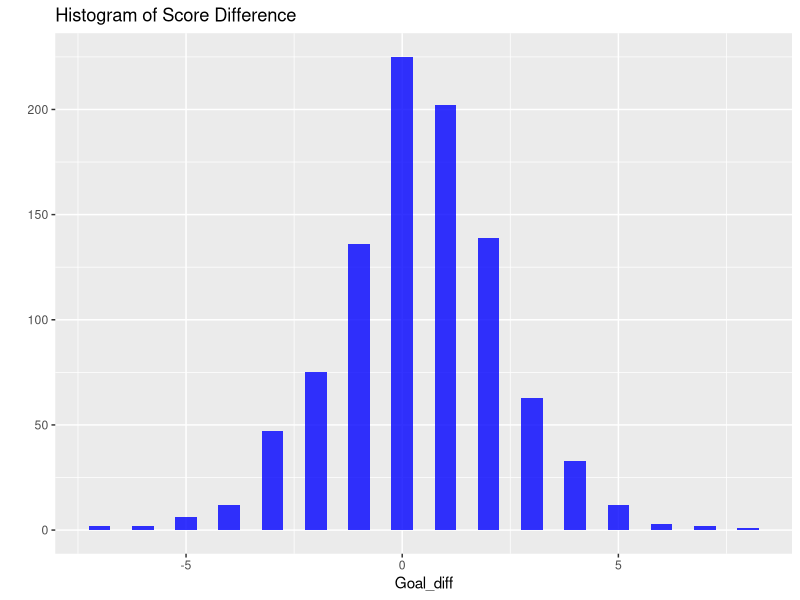
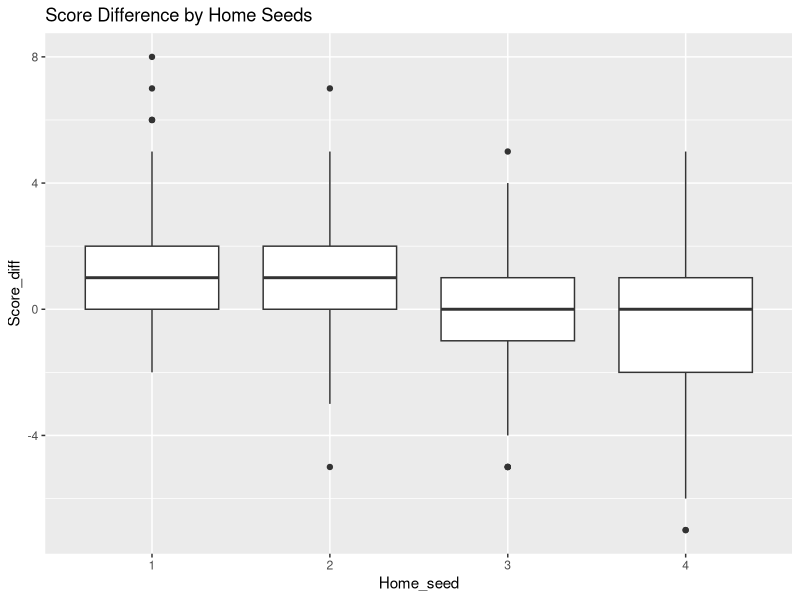
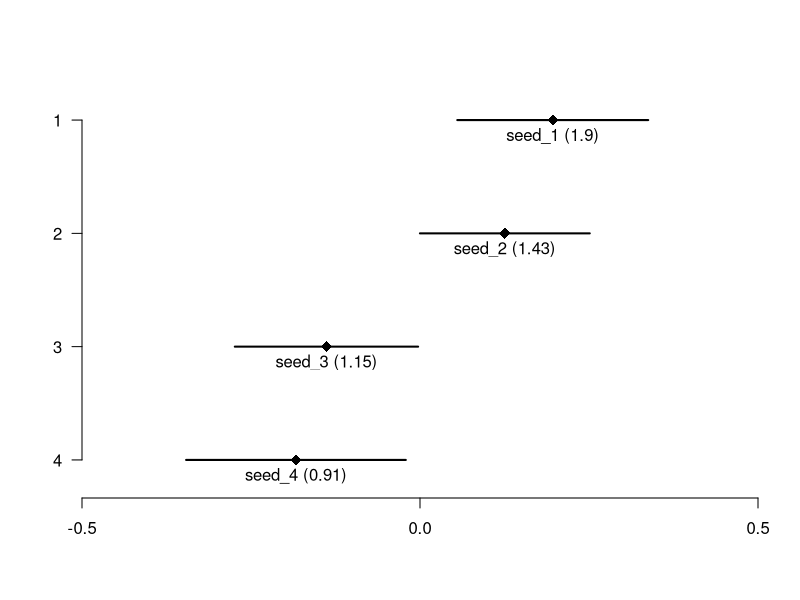
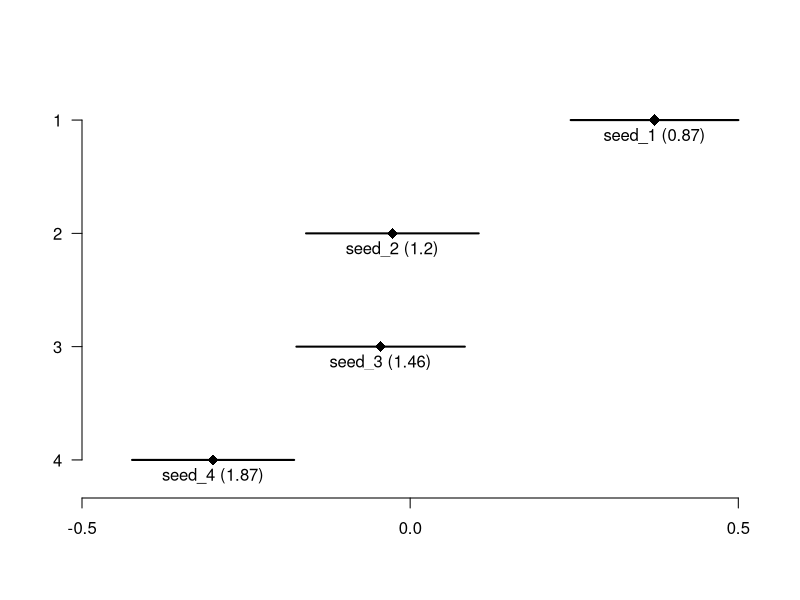
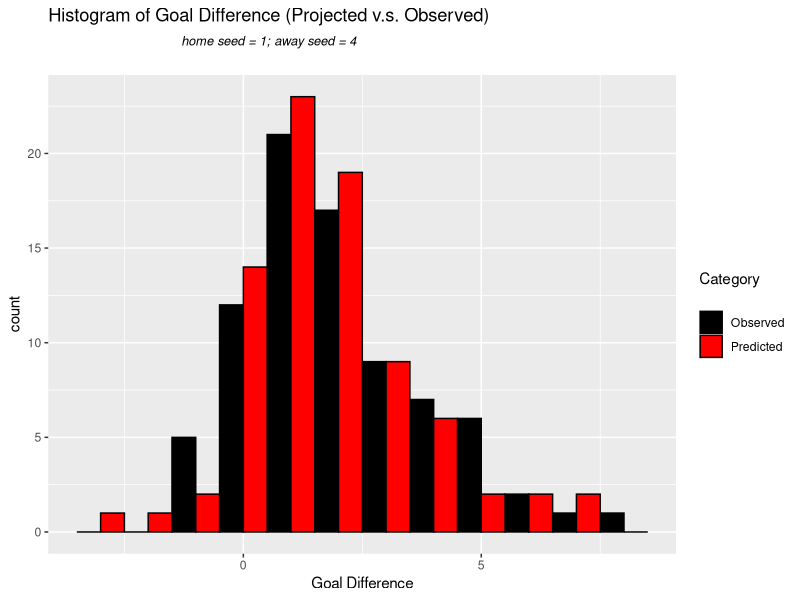
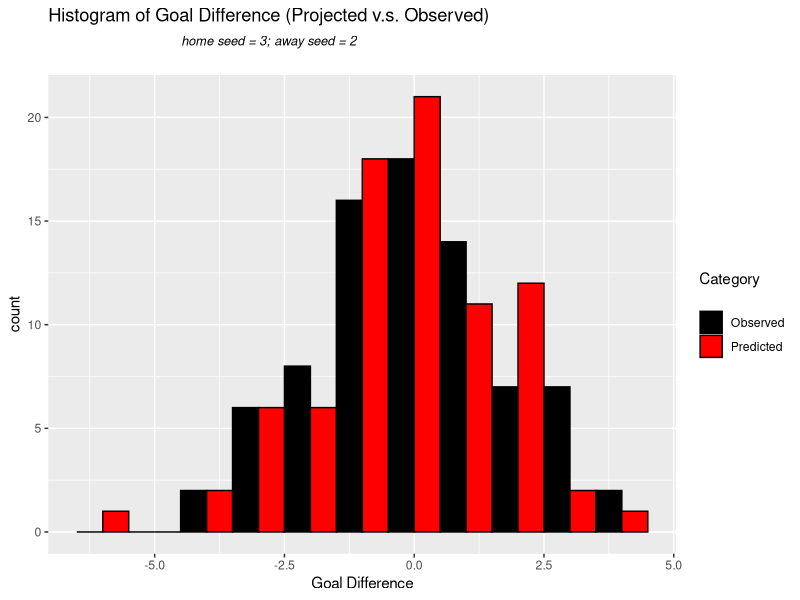

The R script that drew these images, in order:
############## Data Explorations ##################
library(ggplot2)
### Import data
ECL <- read.csv("raw_ECL.csv", stringsAsFactors=FALSE)
ECL$Score_diff <- ECL$Home_score - ECL$Away_score #Add new column

### Some explorations
# Distribution of score difference
qplot(as.numeric(ECL$Score_diff), geom="histogram", binwidth = 0.5,  
      main = "Histogram of Score Difference", xlab = "Goal_diff",  
      fill=I("blue"),  alpha=I(.8))
mean(ECL$Score_diff)
# Mean = 0.385 >0, AKA "home advantage"

# Distribution of score difference by pairs
tapply(ECL$Score_diff, list(ECL$Home_seed, ECL$Away_seed), mean)

# Distribution of score difference by home seeds
ggplot(ECL, aes(factor(Home_seed), Score_diff)) + geom_boxplot() +
  labs(x="Home_seed", title="Score Difference by Home Seeds")

### Short version of data for optimization
dat <- matrix(unlist(ECL[ ,c(4,6,9)]), ncol=3, byrow=F)

############## Model Building & Inference #################
### Construct likelihood
lik.Skellam <- function(row,params=c(miu,H,A2,A3,A4,D2,D3,D4)){
  miu <- params[1]
  H <- params[2]
  A2 <- params[3]
  A3 <- params[4]
  A4 <- params[5]
  D2 <- params[6]
  D3 <- params[7]
  D4 <- params[8]
  
  A1 <- -(A2+A3+A4)
  D1 <- -(D2+D3+D4)
  z <- row[3]
  
  if (row[1] == 1 & row[2] == 2){
    lambda1 <- exp(miu+H+A1+D2)
    lambda2 <- exp(miu+A2+D1)
  }
  else if (row[1] == 1 & row[2] == 3){
    lambda1 <- exp(miu+H+A1+D3)
    lambda2 <- exp(miu+A3+D1)
  }
  else if (row[1] == 1 & row[2] == 4){
    lambda1 <- exp(miu+H+A1+D4)
    lambda2 <- exp(miu+A4+D1)
  }
  else if (row[1] == 2 & row[2] == 1){
    lambda1 <- exp(miu+H+A2+D1)
    lambda2 <- exp(miu+A1+D2)
  }
  else if (row[1] == 2 & row[2] == 3){
    lambda1 <- exp(miu+H+A2+D3)
    lambda2 <- exp(miu+A3+D2)
  }
  else if (row[1] == 2 & row[2] == 4){
    lambda1 <- exp(miu+H+A2+D4)
    lambda2 <- exp(miu+A4+D2)
  }
  else if (row[1] == 3 & row[2] == 1){
    lambda1 <- exp(miu+H+A3+D1)
    lambda2 <- exp(miu+A1+D3)
  }
  else if (row[1] == 3 & row[2] == 2){
    lambda1 <- exp(miu+H+A3+D2)
    lambda2 <- exp(miu+A2+D3)
  }
  else if (row[1] == 3 & row[2] == 4){
    lambda1 <- exp(miu+H+A3+D4)
    lambda2 <- exp(miu+A4+D3)
  }
  else if (row[1] == 4 & row[2] == 1){
    lambda1 <- exp(miu+H+A4+D1)
    lambda2 <- exp(miu+A1+D4)
  }
  else if (row[1] == 4 & row[2] == 2){
    lambda1 <- exp(miu+H+A4+D2)
    lambda2 <- exp(miu+A2+D4)
  }
  else if (row[1] == 4 & row[2] == 3){
    lambda1 <- exp(miu+H+A4+D3)
    lambda2 <- exp(miu+A3+D4)
  }
  
  bessel <- besselI(2*sqrt(lambda1*lambda2), abs(z))
  return(log(exp(-(lambda1+lambda2)) * (lambda1/lambda2)^(z/2) * bessel))
}

NLL <- function(data,params=c(miu,H,A2,A3,A4,D2,D3,D4)){
  return(-sum(apply(data, 1, lik.Skellam, params=params)))
}

### Optimization with regard to NLL
result <- optim(par=rnorm(8,0,1), fn=NLL, data=dat, method = "BFGS",
               hessian = TRUE , control = list(trace=0))

### Find se and confidence interval for parameters
fisher_info <- solve(result$hessian)
sigma_hat <- sqrt(diag(fisher_info))
upper_par <- result$par + 1.96 * sigma_hat
lower_par <- result$par - 1.96 * sigma_hat

### Visualize attack factors
A2 <- list(value=result$par[3], lower=lower_par[3], upper=upper_par[3])
A3 <- list(value=result$par[4], lower=lower_par[4], upper=upper_par[4])
A4 <- list(value=result$par[5], lower=lower_par[5], upper=upper_par[5])

a1_val <- -(A2$value+A3$value+A4$value)
a1_interval <- c(a1_val-1.96*mean(sigma_hat[3:5]), a1_val+1.96*mean(sigma_hat[3:5]))
A1 <- list(value=a1_val, lower=a1_interval[1], upper=a1_interval[2])

plot.new()
plot.window(xlim = c(-0.5, 0.5), ylim = c(4.2, 0.8), xaxs='i')
# Add x-axis
axis(side = 1, at = c(-0.5, 0, 0.5))
# Add y-axis
axis(side = 2, at = 4:1, las = 2)
# Add confidence intervals
lines(x=c(A1$lower,A1$upper), y=c(1,1), lwd=2)
points(A1$value, 1, pch=18, cex=1.5)
lines(x=c(A2$lower,A2$upper), y=c(2,2), lwd=2)
points(A2$value, 2, pch=18, cex=1.5)
lines(x=c(A3$lower,A3$upper), y=c(3,3), lwd=2)
points(A3$value, 3, pch=18, cex=1.5)
lines(x=c(A4$lower,A4$upper), y=c(4,4), lwd=2)
points(A4$value, 4, pch=18, cex=1.5)
# Add texts
avg_goals <- (tapply(ECL$Home_score, ECL$Home_seed, mean) + tapply(ECL$Away_score, ECL$Away_seed, mean))/2
text(x=c(A1$value, A2$value, A3$value, A4$value), y=1:4, pos=1,
     labels=paste0("seed_",1:4," (",round(avg_goals,2),")"))

### Visualize defense factors
D2 <- list(value=result$par[6], lower=lower_par[6], upper=upper_par[6])
D3 <- list(value=result$par[7], lower=lower_par[7], upper=upper_par[7])
D4 <- list(value=result$par[8], lower=lower_par[8], upper=upper_par[8])

d1_val <- -(D2$value+D3$value+D4$value)
d1_interval <- c(d1_val-1.96*mean(sigma_hat[6:8]), d1_val+1.96*mean(sigma_hat[6:8]))
D1 <- list(value=d1_val, lower=d1_interval[1], upper=d1_interval[2])

plot.new()
plot.window(xlim = c(-0.5, 0.53), ylim = c(4.2, 0.8), xaxs='i')
# Add x-axis
axis(side = 1, at = c(-0.5, 0, 0.5))
# Add y-axis
axis(side = 2, at = 4:1, las = 2)
# Add confidence intervals
lines(x=-c(D1$lower,D1$upper), y=c(1,1), lwd=2)
points(-D1$value, 1, pch=18, cex=1.5)
lines(x=-c(D2$lower,D2$upper), y=c(2,2), lwd=2)
points(-D2$value, 2, pch=18, cex=1.5)
lines(x=-c(D3$lower,D3$upper), y=c(3,3), lwd=2)
points(-D3$value, 3, pch=18, cex=1.5)
lines(x=-c(D4$lower,D4$upper), y=c(4,4), lwd=2)
points(-D4$value, 4, pch=18, cex=1.5)
# Add texts
avg_concede <- (tapply(ECL$Away_score, ECL$Home_seed, mean) + tapply(ECL$Home_score, ECL$Away_seed, mean))/2
text(x=-c(D1$value, D2$value, D3$value, D4$value), y=1:4, pos=1,
     labels=paste0("seed_",1:4," (",round(avg_concede,2),")"))

################## Model Assessment/Application ###################
### Make prediction function
params <- list(miu=result$par[1], H=result$par[2], A1=A1$value, A2=A2$value, 
            A3=A3$value, A4=A4$value, D1=D1$value, D2=D2$value, D3=D3$value,
            D4=D4$value)

makePred <- function(home_seed, away_seed, params.=params){
  lambda1 <- exp(params$miu + params$H + params[[home_seed+2]] + params[[away_seed+6]])
  lambda2 <- exp(params$miu + params[[away_seed+2]] + params[[home_seed+6]])
  
  return(rpois(1, lambda1) - rpois(1, lambda2))
}

### Assess model by simulating 1-4 pairs, comparing to observed results.
score_diff_1_4 <- ECL[ECL$Home_seed == 1 & ECL$Away_seed == 4, "Score_diff"]
pred_1_4 <- replicate(n=length(score_diff_1_4), makePred(1,4))

# Visualize using side-by-side barplot
dat_1_4 <- rbind(data.frame(group=1, obs=score_diff_1_4),
            data.frame(group=2, obs=pred_1_4))

ggplot(dat_1_4, aes(x=obs, fill=factor(group))) +
  geom_histogram(binwidth=1, colour="black", position="dodge") +
  scale_fill_manual("Category\n",labels = c("Observed", "Predicted"), values=c("black","red")) +
  ggtitle(expression(atop("Histogram of Goal Difference (Projected v.s. Observed)", atop(italic("home seed = 1; away seed = 4"), "")))) +
  labs(x="Goal Difference")

### Simulating 3-2 pairs (closest match-up)
score_diff_3_2 <- ECL[ECL$Home_seed == 3 & ECL$Away_seed == 2, "Score_diff"]
pred_3_2 <- replicate(n=length(score_diff_3_2), makePred(3,2))

# Visualize using side-by-side barplot
dat_3_2 <- rbind(data.frame(group=1, obs=score_diff_3_2),
                 data.frame(group=2, obs=pred_3_2))

ggplot(dat_3_2, aes(x=obs, fill=factor(group))) +
  geom_histogram(binwidth=1, colour="black",position="dodge") +
  scale_fill_manual("Category\n",labels = c("Observed", "Predicted"), values=c("black","red")) +
  ggtitle(expression(atop("Histogram of Goal Difference (Projected v.s. Observed)", atop(italic("home seed = 3; away seed = 2"), "")))) +
  labs(x="Goal Difference")

#################### Discuss rules ######################
### Make simulation functions
simulateGroup <- function(params.=params){
  # This function returns a matrix storing the results of each match-up
  matchMat <- matrix(rep(NA, 16), ncol=4)
  
  for (i in 1:4){
    for (j in 1:4){
      if (i == j){next}
      matchMat[i,j] <- makePred(i, j, params.=params.)
    }
  }
  return(matchMat)
}

makeTable <- function(matchMat, winPts=3){
  # This function takes in the matrix of results, outputs the final group table.
  goalDiff <- apply(matchMat, 1, sum, na.rm=T) - apply(matchMat, 2, sum, na.rm=T)
  wins <- apply(matchMat, 1, function(x){sum(x>0, na.rm=T)}) + apply(matchMat, 2, function(x){sum(x<0, na.rm=T)})
  draws <- apply(matchMat, 1, function(x){sum(x==0, na.rm=T)}) + apply(matchMat, 2, function(x){sum(x==0, na.rm=T)})
  
  table <- data.frame(Seed=1:4, Points=winPts*wins+draws, Goal_diff=goalDiff)
  return(table[order(table$Points, decreasing=T), ])
}

# Test
makeTable(simulateGroup())

############ A win = 2 pts? 3pts? (with tie-breaker being goal_diff)
pool_2pt <- list()
pool_3pt <- list()

for (i in 1:10000){ #Pick number of simulation cycles here
  pool_2pt[[i]] <- makeTable(simulateGroup(), winPts=2)
  pool_3pt[[i]] <- makeTable(simulateGroup(), winPts=3)
}

### Count number of ties
countTies <- function(pool){
  # This function takes a list of ranking tables, and outputs #ties in this pool.
  n <- length(pool)
  tie <- c()
  
  for (i in 1:n){
    tie[i] <- length(unique(pool[[i]]$Points)) < 4
  }
  return(c(ties=sum(tie), tieRatio=sum(tie)/n))
}

countTies(pool_2pt)
# Results in a tie 41.55% of the times.
countTies(pool_3pt)
# Results in a tie 32.1% of the times.

### Qualifying conditions
qualify <- function(table){
  # This function takes in the ranking table and outputs the qualified seeds,
  # given that the tie-breaker being goal_diff.
  if (length(unique(table$Points)) == 1){
    table <- table[order(table$Goal_diff, decreasing=T), ]
    return(c(table[1,1], table[2,1]))
  }
  else if(table[2,2]==table[3,2]){
    if(table[2,3]>=table[3,3]){return(c(table[1,1],table[2,1]))}
    else{return(c(table[1,1],table[3,1]))}
  }
  else {return(c(table[1,1], table[2,1]))}
}

# Test
qualify(makeTable(simulateGroup()))

countQualify <- function(pool){
  # This function takes in a list of tables and returns the qualifying ratios.
  qual <- list()
  for (i in 1:length(pool)){
    qual[[i]] <- qualify(pool[[i]])
  }
  qualifyRatio <- c(seed1=sum(unlist(qual)==1)/length(pool),seed2=sum(unlist(qual)==2)/length(pool),
                    seed3=sum(unlist(qual)==3)/length(pool),seed4=sum(unlist(qual)==4)/length(pool))
  return(qualifyRatio)
}

countQualify(pool_2pt)
countQualify(pool_3pt)
